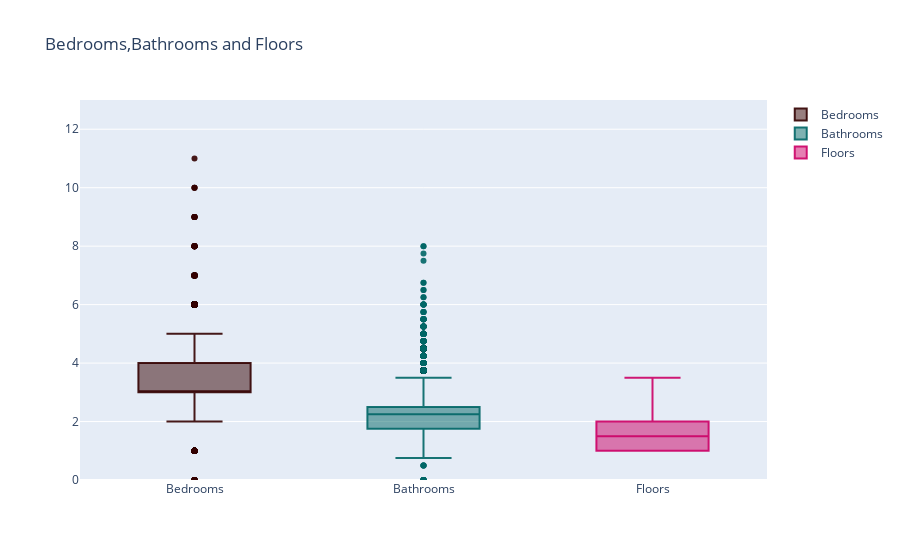

Notebook source saved alongside this figure:
### Code cell
v21 = [go.Box(y=df.bedrooms,name="Bedrooms",marker=dict(color="rgba(51,0,0,0.9)"),hoverinfo="name+y")]
v22 = [go.Box(y=df.bathrooms,name="Bathrooms",marker=dict(color="rgba(0,102,102,0.9)"),hoverinfo="name+y")]
v23 = [go.Box(y=df.floors,name="Floors",marker=dict(color="rgba(204,0,102,0.9)"),hoverinfo="name+y")]

layout2 = go.Layout(title="Bedrooms,Bathrooms and Floors",yaxis=dict(range=[0,13])) #I hate 33 bedroom

fig2 = go.Figure(data=v21+v22+v23,layout=layout2)
iplot(fig2)

### Figure 1 — Plotly figure (JSON) as saved in the notebook; plotly's stock layout.template omitted (floating-point values rounded to 4 significant figures; data arrays with more than 128 entries replaced by an {"elided": "..."} marker saying what was removed)
{"data": [{"hoverinfo": "name+y", "marker": {"color": "rgba(51,0,0,0.9)"}, "name": "Bedrooms", "type": "box", "y": {"elided": "21613 int values"}}, {"hoverinfo": "name+y", "marker": {"color": "rgba(0,102,102,0.9)"}, "name": "Bathrooms", "type": "box", "y": {"elided": "21613 float values"}}, {"hoverinfo": "name+y", "marker": {"color": "rgba(204,0,102,0.9)"}, "name": "Floors", "type": "box", "y": {"elided": "21613 float values"}}], "layout": {"title": {"text": "Bedrooms,Bathrooms and Floors"}, "yaxis": {"range": [0, 13]}}}
